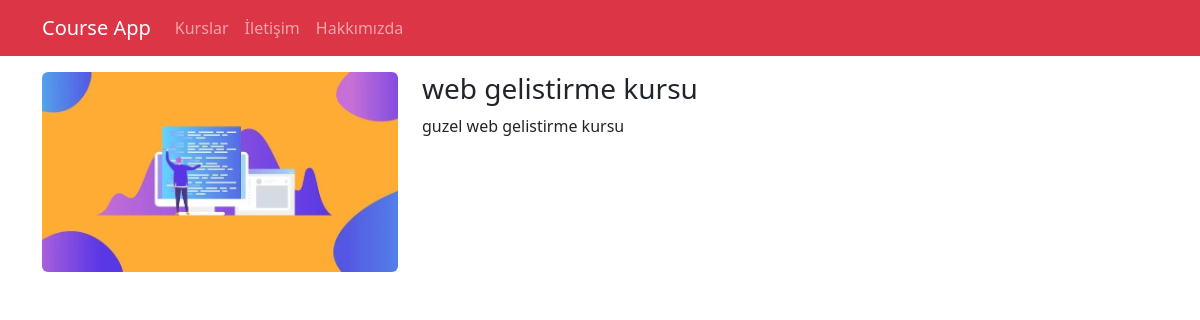
The page /kurslar/web-gelistirme-kursu on the database as committed earlier.
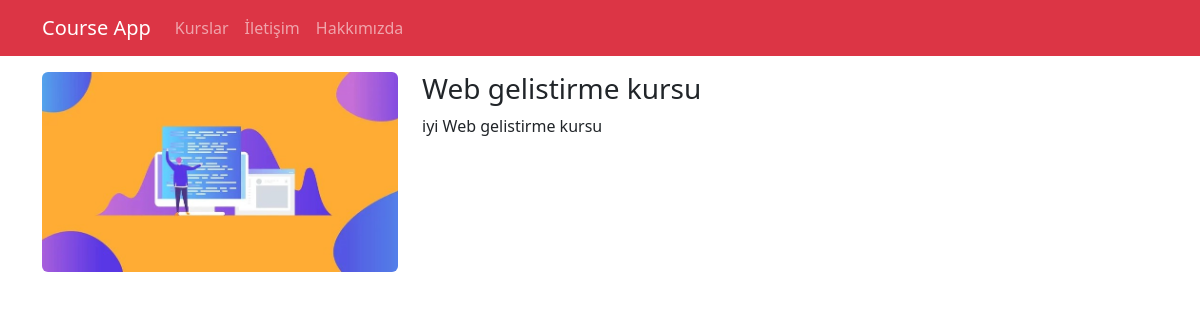
The same page on the database as committed later.
### courses/models.py (models this page shows, shortened)
class Course(models.Model):
    title = models.CharField(max_length=50,null=True)
    description = models.TextField()
    imageUrl = models.CharField(max_length=50, blank=False)
    date = models.DateField(auto_now = True)
    isActive = models.BooleanField()
    slug = models.SlugField(default="", blank=True, null=False, unique = True, db_index=True)
    category = models.ForeignKey(Category, default = 1, on_delete = models.CASCADE, related_name = "kurslar")

### courses/views.py (the view)
# urls.py: path('<slug:slug>',views.details,name='course_details'),
def details(request,slug):
    course = get_object_or_404(Course,slug=slug)
    context = {
            'course':course
        }
    return render(request,'courses/details.html',context)

### courses/templates/courses/details.html (shortened to what this page needs)
{% extends 'layout.html'%}
{% load static %}
{% block css_files %}
    <link rel="stylesheet" href="{% static 'courses/css/style.css' %}">
{% endblock  %}
{% block content %}
     <div class="container mt-3">
            <div class="row">
                <div class="col-4">
                    <img src = "{% static "courses/img/"|add:course.imageUrl %}" alt="{{course.title}}" class = "img-fluid rounded">
                </div>
                <div class="col-8">
                   <h1 class="h3">{{ course.title }}</h1>
                   <p>{{ course.description }}</p>
                </div>
            </div>
        </div>
{% endblock %}

### templates/layout.html (shortened to what this page needs)
{% load static %}
<!DOCTYPE html>
<html lang="en">
<head>
    <link rel="stylesheet" href="{% static "css/bootstrap.min.css" %}"/>
    {% block css_files %}{% endblock %}
</head>
<body>
    {% include "partials/_nav.html" %}
    {% block content %}{% endblock content%}
</body>
</html>

### templates/partials/_nav.html
<nav class="navbar navbar-expand-lg bg-danger navbar-dark">
        <div class="container">
            <a href="/" class="navbar-brand">Course App</a>
            <ul class="navbar-nav me-auto">
                <li class="nav-item">
                    <a href="/" class="nav-link">Kurslar</a>
                </li>
                <li class="nav-item">
                    <a href="/contact" class="nav-link">İletişim</a>
                </li>
                <li class="nav-item">
                    <a href="/about" class="nav-link">Hakkımızda</a>
                </li>
            </ul>
        </div>
    </nav>

Rows that differ between the two databases and show on the page:
removed Course: imageUrl (picture), title "web gelistirme kursu", description "guzel web gelistirme kursu"
now on this page (row edited): Course: imageUrl (picture), title "Web gelistirme kursu", description "iyi Web gelistirme kursu"
